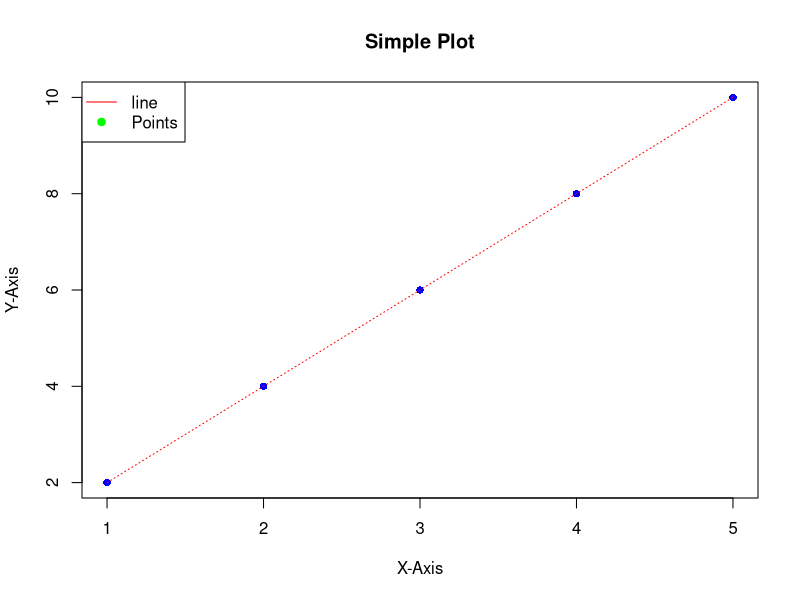

Write R code to recreate this figure. (Note: this script raises an error after producing the figure.)
10 %% 3 #modulus
10 %/% 3 #removes the decimal
2 ^ 3 #exponential
(2+3) * 5 #addition and multiplication

# a[i] + b *c #indexing for loops

x <- 5
y <- 10
x + y
z <- x + y
print(z)

# numeric is a floating point number whereas integer is always a whole number; 
# integer division is different than numeric division

class(x)

sqrt(16) #square root, always positive
log(100, 10) # log(number, base)
log(100) # natural log, base "e"; ln(100)
# exp means "e^a"
exp(4)
abs(-15) #absolute value
round(3.1456, 2) #rounds to the specified decimal places. 
# Always round to 2 or 3 in this class
ceiling(3.14) # always rounds up
floor(3.14) # always rounds down

a <- 7
b <- 10
a == b #logical operator
a != b #logical operator
a < b
a > b
a < b && a > 5 # logical AND
a > b || a > 5 # logical OR

v = c(1,2,3,4,5) #vector creation
v
v = c(1:10) # abreviated range)
v

numbers <- c(1:5)
numbers + 2 # vector addition
numbers * 3 # vector multiplication
sum(numbers)
mean(numbers)
length(numbers)

numbers[1] # first element
numbers[2:4] # numbers[2,3,4]
numbers[-1] # all elements except the first
numbers[numbers < 2] # all elements less than 2

seq(1,10,2) # seq(a,b,c) gives a sequence from a to b incremented by c
rep(3,5) # rep(a,b) repeat a number of times equal to b
rep(c(1,2),3) #repeats a vector pattern b number of times

my_list <- list(name = "Andrew", age=25, scores = c(85,90,88))
my_list
my_list$name
my_list$scores[2]

# dataframs! We will always use dataframes in the course
# what is the difference between a list and a dataframe?
# a list is a infinite array, a dataframe is a table
names <- c("Student1", "Student2", "Student3")
scores <- c(85, 90, 88)
data <- data.frame(names, scores)
View(data) #same as clicking on the variable in the Environment tab
data$scores
data[2, "scores"]
data[1:2, ]
data[,"names"]

# Plotting Basics
x <- c(1:5)
y <- seq(2,10,2)
plot(x,y, main="Simple Plot", xlab="X-Axis", ylab="Y-Axis", col="blue", pch=16)
lines(x,y,col="red",lty=3)
legend("topleft", legend=c("line","Points"), col=c("red", "green"), pch=c(NA,19), lty=c(1,NA)) #UNFINISHED, check uploaded

install.packages("ggplot2")
library(ggplot2)

?mean
help.start()

install.packages("readr")
library(readr)

guess_parser("2025-01-08")
guess_parser("16:10")
guess_parser(c("TRUE", "FALSE"))
guess_parser(c("a", "b", "c"))
guess_parser(c("12,352,561"))
